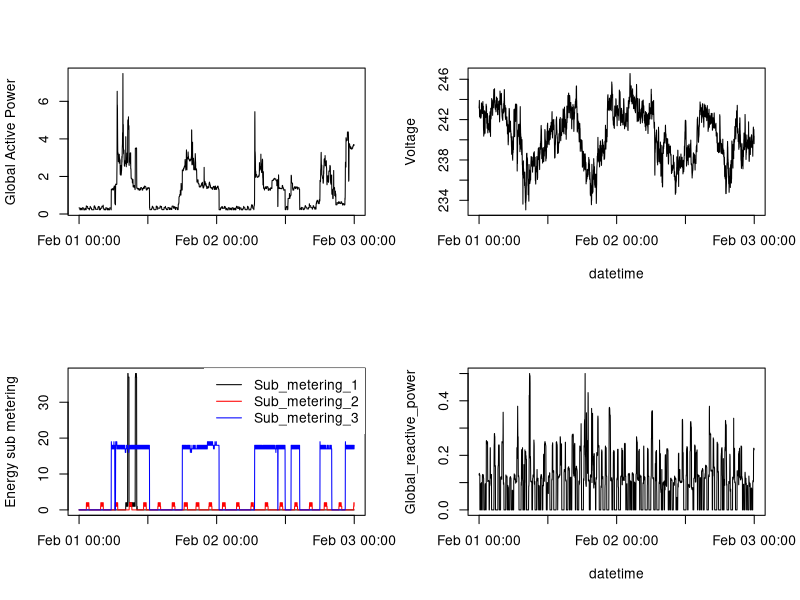
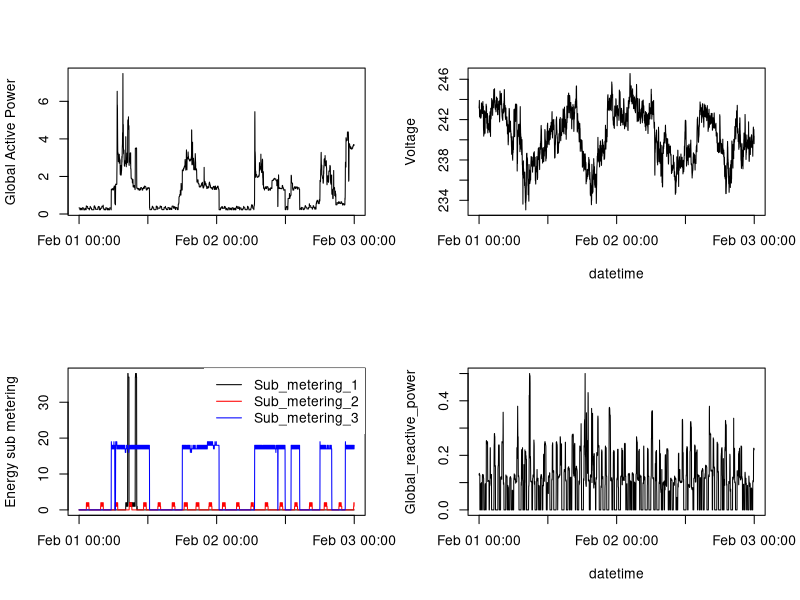

Generate these figures, in order, with R:
do_plot <- function() {
	data <- read.csv("data.csv", colClasses = c("character", "POSIXct", "numeric", "numeric", "numeric", "numeric", "numeric", "numeric", "numeric"))
	
	par(mfrow = c(2,2))
	
	# top left plot
	with(data, plot(Datetime, Global_active_power, type = "l", xlab = "", ylab = "Global Active Power"))
	
	# top right plot
	with(data, plot(Datetime, Voltage, type = "l", xlab = "datetime"))

	# bottom left plot
	with(data, plot(Datetime, Sub_metering_1, type = "n", xlab = "", ylab = "Energy sub metering"))
	with(data, lines(Datetime, Sub_metering_1, col = "black"))
	with(data, lines(Datetime, Sub_metering_2, col = "red"))
	with(data, lines(Datetime, Sub_metering_3, col = "blue"))
	legend("topright", c("Sub_metering_1", "Sub_metering_2", "Sub_metering_3"), col = c("black", "red", "blue"), lwd = 1, box.lwd = 0)
	
	# bottom right plot
	with(data, plot(Datetime, Global_reactive_power, type = "l", xlab = "datetime"))	
}

do_plot()
png("plot4.png")
do_plot()
dev.off()

par(mfrow = c(1,1))